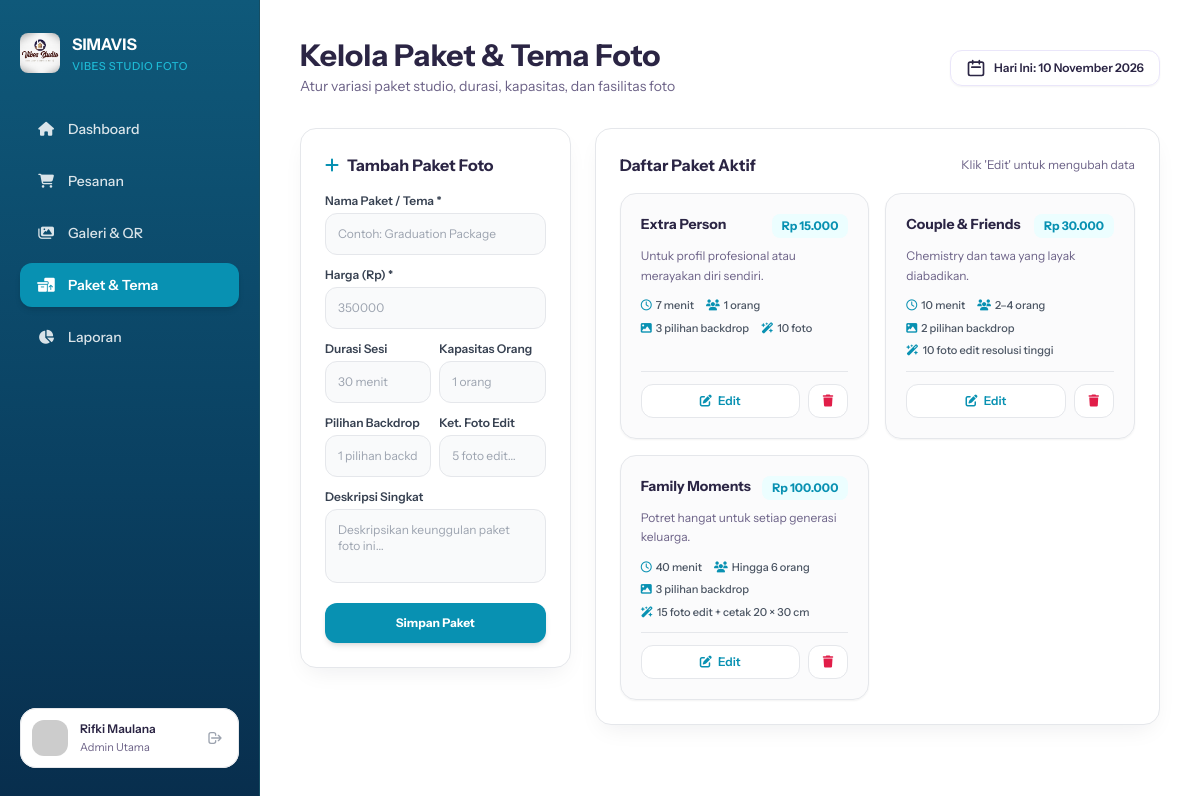
/staf/Paket.php (signed in), run on the app's committed database.
### tables this page shows
CREATE TABLE `paket_foto` (
  `id` int(11) NOT NULL,
  `nama_paket` varchar(100) NOT NULL,
  `deskripsi` text DEFAULT NULL,
  `harga` int(11) NOT NULL,
  `durasi` varchar(50) DEFAULT NULL,
  `kapasitas` varchar(50) DEFAULT NULL,
  `backdrop` varchar(50) DEFAULT NULL,
  `foto_edit` varchar(50) DEFAULT NULL,
  `is_populer` tinyint(1) DEFAULT 0
);

### staf/Paket.php (the view, shortened to what this page needs)
<?php
include '../koneksi.php';
function formatTanggalIndo($tanggal) {
    $bulan = [
        1 => 'Januari', 'Februari', 'Maret', 'April', 'Mei', 'Juni',
        'Juli', 'Agustus', 'September', 'Oktober', 'November', 'Desember'
    ];
    $split = explode('-', date('Y-m-d', strtotime($tanggal)));
    return $split[2] . ' ' . $bulan[(int)$split[1]] . ' ' . $split[0];
}
$res_paket = mysqli_query($conn, "SELECT * FROM paket_foto ORDER BY id ASC");
?>
<!DOCTYPE html>
<html lang="id">
<head>
  <script src="https://cdn.tailwindcss.com"></script>
  <link rel="stylesheet" href="https://cdnjs.cloudflare.com/ajax/libs/font-awesome/6.4.0/css/all.min.css">
</head>
<body class="bg-[#F8FAFC] flex h-screen w-screen overflow-hidden">
  <aside class="w-[260px] h-full flex-shrink-0 p-5 pt-8 pb-8 flex flex-col justify-between items-start border-r border-[#164E63]"
         style="background: linear-gradient(180deg, #0F597A 0%, #0A4061 60%, #082E4D 100%);">
    <div class="w-full flex flex-col justify-start items-start gap-8">
      <div class="flex justify-start items-center gap-3">
        <img src="../user/asset/logo.jpeg" alt="Logo SIMAVIS" class="w10 h-10 rounded-lg object-cover shadow-xs" />
        <div class="flex flex-col justify-start items-start gap-0.5">
          <div class="text-white text-base font-bold">SIMAVIS</div>
          <div class="text-[#22D3EE]/80 text-[11px] font-medium uppercase tracking-wider">Vibes Studio Foto</div>
        </div>
      </div>
      <nav class="w-full flex flex-col gap-2">
            <a href="dashboard.php" class="w-full px-4 py-3 rounded-xl flex justify-start items-center gap-3 text-white/85 hover:bg-white/10 transition-colors font-medium text-sm">
                <i class="fa-solid fa-house w-5 text-center"></i>
                <span class="flex-1">Dashboard</span>
            </a>
            <a href="pesanan.php" class="w-full px-4 py-3 rounded-xl flex justify-start items-center gap-3 text-white/85 hover:bg-white/10 transition-colors font-medium text-sm">
                <i class="fa-solid fa-cart-shopping w-5 text-center"></i>
                <span class="flex-1">Pesanan</span>
            </a>
            <a href="galeri.php" class="w-full px-4 py-3 rounded-xl flex justify-start items-center gap-3 text-white/85 hover:bg-white/10 transition-colors font-medium text-sm">
                <i class="fa-solid fa-images w-5 text-center"></i>
                <span class="flex-1">Galeri & QR</span>
            </a>
            <a href="paket.php" class="w-full px-4 py-3 bg-[#0891B2] rounded-xl flex justify-start items-center gap-3 text-white font-semibold text-sm shadow-md">
            <i class="fa-solid fa-boxes-packing w-5 text-center"></i>
            <span class="flex-1">Paket & Tema</span>
            </a>
            <a href="laporan.php" class="w-full px-4 py-3 rounded-xl flex justify-start items-center gap-3 text-white/85 hover:bg-white/10 transition-colors font-medium text-sm">
                <i class="fa-solid fa-chart-pie w-5 text-center"></i>
                <span class="flex-1">Laporan</span>
            </a>
        </nav>
    </div>
    <div class="w-full p-3 bg-white rounded-2xl outline outline-1 outline-[#E5E7EB] -outline-offset-1 flex justify-start items-center gap-3 shadow-sm">
      <img class="w-9 h-9 rounded-xl flex-shrink-0" src="https://placehold.co/36x36" alt="User Profile" />
      <div class="flex-1 flex flex-col justify-start items-start gap-0.5 min-w-0">
        <div class="text-[#2B2544] text-xs font-semibold truncate w-full"><?= htmlspecialchars($_SESSION['nama_staf'] ?? 'Dimas Prayoga'); ?></div>
        <div class="text-[#6C6287] text-[11px] font-normal truncate w-full">Admin Utama</div>
      </div>
      <a href="login.php" title="Keluar" class="p-1 text-gray-400 hover:text-red-500 transition-colors">
        <svg xmlns="http://www.w3.org/2000/svg" class="w-4 h-4" fill="none" viewBox="0 0 24 24" stroke="currentColor">
          <path stroke-linecap="round" stroke-linejoin="round" stroke-width="2" d="M17 16l4-4m0 0l-4-4m4 4H7m6 4v1a3 3 0 01-3 3H6a3 3 0 01-3-3V7a3 3 0 013-3h4a3 3 0 013 3v1" />
        </svg>
      </a>
    </div>
  </aside>
  <main class="flex-1 h-full flex flex-col min-w-0 overflow-hidden bg-white">
    <div class="flex-1 overflow-y-auto p-8 lg:p-10 flex flex-col gap-6 custom-scrollbar">
      <div class="flex justify-between items-center w-full pb-2">
        <div class="flex flex-col gap-1">
          <h1 class="text-[#2B2544] text-2xl lg:text-[30px] font-bold">Kelola Paket & Tema Foto</h1>
          <p class="text-[#6C6287] text-sm font-normal">Atur variasi paket studio, durasi, kapasitas, dan fasilitas foto</p>
        </div>
        <div class="flex items-center gap-3">
          <div class="px-4 py-2 bg-white shadow-sm rounded-xl outline outline-1 outline-[#EAE6FA] -outline-offset-1 flex items-center gap-2">
            <svg class="w-5 h-5 text-[#2B2544] shrink-0" fill="none" viewBox="0 0 24 24" stroke="currentColor">
                <path stroke-linecap="round" stroke-linejoin="round" stroke-width="2" d="M8 7V3m8 4V3m-9 8h10M5 21h14a2 2 0 002-2V7a2 2 0 00-2-2H5a2 2 0 00-2 2v12a2 2 0 002 2z"/>
            </svg>
            <span class="text-[#2B2544] text-xs font-semibold">Hari Ini: <?= formatTanggalIndo(date('Y-m-d')); ?></span>
          </div>
        </div>
      </div>
      <div class="grid grid-cols-1 lg:grid-cols-12 gap-6 items-start">
        <div class="lg:col-span-4 p-6 bg-white shadow-[0px_10px_24px_-8px_rgba(15,23,42,0.08)] rounded-2xl border border-gray-200 flex flex-col gap-4">
          <h3 id="formTitle" class="text-[#2B2544] text-base font-bold flex items-center gap-2">
            <i class="fa-solid fa-plus text-[#0891B2]"></i>
            <span>Tambah Paket Foto</span>
          </h3>
          <form action="" method="POST" id="paketForm" class="flex flex-col gap-3 text-xs">
            <div class="flex flex-col gap-1">
              <label class="font-semibold text-gray-700">Nama Paket / Tema *</label>
              <input type="text" name="nama_paket" id="inputNama" required placeholder="Contoh: Graduation Package" class="p-3 bg-gray-50 border border-gray-200 rounded-xl focus:outline-none focus:border-[#0891B2]" />
            </div>
            <div class="flex flex-col gap-1">
              <label class="font-semibold text-gray-700">Harga (Rp) *</label>
              <input type="number" name="harga" id="inputHarga" required placeholder="350000" class="p-3 bg-gray-50 border border-gray-200 rounded-xl focus:outline-none focus:border-[#0891B2]" />
            </div>
            <div class="grid grid-cols-2 gap-2">
              <div class="flex flex-col gap-1">
                <label class="font-semibold text-gray-700">Durasi Sesi</label>
                <input type="text" name="durasi" id="inputDurasi" placeholder="30 menit" class="p-3 bg-gray-50 border border-gray-200 rounded-xl focus:outline-none focus:border-[#0891B2]" />
              </div>
              <div class="flex flex-col gap-1">
                <label class="font-semibold text-gray-700">Kapasitas Orang</label>
                <input type="text" name="kapasitas" id="inputKapasitas" placeholder="1 orang" class="p-3 bg-gray-50 border border-gray-200 rounded-xl focus:outline-none focus:border-[#0891B2]" />
              </div>
            </div>
            <div class="grid grid-cols-2 gap-2">
              <div class="flex flex-col gap-1">
                <label class="font-semibold text-gray-700">Pilihan Backdrop</label>
                <input type="text" name="backdrop" id="inputBackdrop" placeholder="1 pilihan backdrop" class="p-3 bg-gray-50 border border-gray-200 rounded-xl focus:outline-none focus:border-[#0891B2]" />
              </div>
              <div class="flex flex-col gap-1">
                <label class="font-semibold text-gray-700">Ket. Foto Edit</label>
                <input type="text" name="foto_edit" id="inputFotoEdit" placeholder="5 foto edit..." class="p-3 bg-gray-50 border border-gray-200 rounded-xl focus:outline-none focus:border-[#0891B2]" />
              </div>
            </div>
            <div class="flex flex-col gap-1">
              <label class="font-semibold text-gray-700">Deskripsi Singkat</label>
              <textarea name="deskripsi" id="inputDeskripsi" rows="3" placeholder="Deskripsikan keunggulan paket foto ini..." class="p-3 bg-gray-50 border border-gray-200 rounded-xl focus:outline-none focus:border-[#0891B2] resize-none"></textarea>
            </div>
            <div class="flex items-center gap-2 mt-2">
              <button type="submit" id="btnSubmit" class="flex-1 py-3 bg-[#0891B2] hover:bg-[#06748f] text-white font-bold rounded-xl transition-colors shadow-md">
                Simpan Paket
              </button>
            </div>
          </form>
        </div>
        <div class="lg:col-span-8 p-6 bg-white shadow-[0px_10px_24px_-8px_rgba(15,23,42,0.08)] rounded-2xl border border-gray-200 flex flex-col gap-4">
          <div class="flex justify-between items-center">
            <h3 class="text-[#2B2544] text-base font-bold">Daftar Paket Aktif</h3>
            <span class="text-xs text-[#6C6287]">Klik 'Edit' untuk mengubah data</span>
          </div>
          <div class="grid grid-cols-1 sm:grid-cols-2 gap-4">
            <?php
            if ($res_paket && mysqli_num_rows($res_paket) > 0) :
              while ($p = mysqli_fetch_assoc($res_paket)) :
                $id_p        = $p['id'];
                $nama_p      = $p['nama_paket'];
                $harga_p     = $p['harga'];
                $durasi_p    = $p['durasi'];
                $kapasitas_p = $p['kapasitas'];
                $backdrop_p  = $p['backdrop'];
                $foto_edit_p = $p['foto_edit'];
                $desk_p      = $p['deskripsi'];
            ?>
            <div class="p-5 border border-gray-200 rounded-2xl bg-gray-50/70 flex flex-col justify-between gap-3 hover:border-[#0891B2] transition-colors shadow-sm">
              <div class="flex flex-col gap-2">
                <div class="flex justify-between items-start gap-2">
                  <span class="font-bold text-sm text-[#2B2544]"><?= htmlspecialchars($nama_p); ?></span>
                  <span class="font-bold text-xs text-[#0891B2] bg-[#ECFEFF] px-2.5 py-1 rounded-lg shrink-0">
                    Rp <?= number_format($harga_p, 0, ',', '.'); ?>
                  </span>
                </div>
                <p class="text-xs text-[#6C6287] leading-relaxed line-clamp-2"><?= htmlspecialchars($desk_p); ?></p>
                <div class="flex flex-wrap items-center gap-x-3 gap-y-1.5 text-[11px] text-gray-600 font-medium pt-1">
                  <?php if (!empty($durasi_p)) : ?>
                    <span><i class="fa-regular fa-clock text-[#0891B2] mr-1"></i><?= htmlspecialchars($durasi_p); ?></span>
                  <?php endif; ?>
                  <?php if (!empty($kapasitas_p)) : ?>
                    <span><i class="fa-solid fa-users text-[#0891B2] mr-1"></i><?= htmlspecialchars($kapasitas_p); ?></span>
                  <?php endif; ?>
                  <?php if (!empty($backdrop_p)) : ?>
                    <span><i class="fa-solid fa-image text-[#0891B2] mr-1"></i><?= htmlspecialchars($backdrop_p); ?></span>
                  <?php endif; ?>
                  <?php if (!empty($foto_edit_p)) : ?>
                    <span><i class="fa-solid fa-wand-magic-sparkles text-[#0891B2] mr-1"></i><?= htmlspecialchars($foto_edit_p); ?></span>
                  <?php endif; ?>
                </div>
              </div>
              <div class="flex items-center gap-2 pt-3 border-t border-gray-200 text-xs">
                <button type="button"
                        onclick="editPaket(<?= $id_p; ?>, '<?= addslashes(htmlspecialchars($nama_p)); ?>', <?= $harga_p; ?>, '<?= addslashes(htmlspecialchars($durasi_p)); ?>', '<?= addslashes(htmlspecialchars($kapasitas_p)); ?>', '<?= addslashes(htmlspecialchars($backdrop_p)); ?>', '<?= addslashes(htmlspecialchars($foto_edit_p)); ?>', '<?= addslashes(htmlspecialchars($desk_p)); ?>')"
                        class="flex-1 py-2 bg-white border border-gray-200 text-[#0891B2] font-semibold rounded-xl hover:bg-[#0891B2]/5 transition-colors text-center">
                  <i class="fa-solid fa-pen-to-square mr-1"></i> Edit
                </button>
                <a href="paket.php?action=hapus&id=<?= $id_p; ?>"
                   onclick="return confirm('Apakah Anda yakin ingin menghapus paket foto ini?')"
                   class="px-3.5 py-2 bg-white border border-gray-200 text-rose-600 font-semibold rounded-xl hover:bg-rose-50 transition-colors">
                  <i class="fa-solid fa-trash"></i>
                </a>
              </div>
            </div>
            <?php
              endwhile;
            else :
            ?>
            <div class="col-span-2 p-8 text-center text-xs text-gray-400 bg-gray-50 rounded-xl border border-dashed">
              Belum ada data paket foto.
            </div>
            <?php endif; ?>
          </div>
        </div>
      </div>
    </div>
  </main>
</body>
</html>

### staf/Paket.php (style rules this page uses)
body { font-family: 'Instrument Sans', sans-serif; }

### data on the page
paket_foto: nama_paket "Extra Person", harga "15.000", deskripsi "Untuk profil profesional atau merayakan diri sendiri.", durasi "7 menit", kapasitas "1 orang", backdrop "3 pilihan backdrop", foto_edit "10 foto"
paket_foto: nama_paket "Couple & Friends", harga "30.000", deskripsi "Chemistry dan tawa yang layak diabadikan.", durasi "10 menit", kapasitas "2–4 orang", backdrop "2 pilihan backdrop", foto_edit "10 foto edit resolusi tinggi"
paket_foto: nama_paket "Family Moments", harga "100.000", deskripsi "Potret hangat untuk setiap generasi keluarga.", durasi "40 menit", kapasitas "Hingga 6 orang", backdrop "3 pilihan backdrop", foto_edit "15 foto edit + cetak 20 × 30 cm"

### other printed values
$_SESSION['nama_staf'] "Rifki Maulana"
